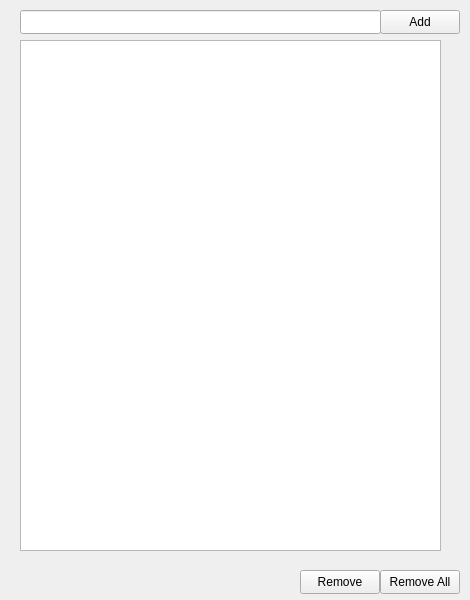
<?xml version="1.0" encoding="UTF-8"?>
<ui version="4.0">
 <class>MainWindow</class>
 <widget class="QMainWindow" name="MainWindow">
  <property name="geometry">
   <rect>
    <x>0</x>
    <y>0</y>
    <width>470</width>
    <height>600</height>
   </rect>
  </property>
  <property name="windowTitle">
   <string>MainWindow</string>
  </property>
  <widget class="QWidget" name="centralwidget">
   <widget class="QLineEdit" name="txtTask">
    <property name="geometry">
     <rect>
      <x>20</x>
      <y>10</y>
      <width>361</width>
      <height>24</height>
     </rect>
    </property>
   </widget>
   <widget class="QPushButton" name="addBtn">
    <property name="geometry">
     <rect>
      <x>380</x>
      <y>10</y>
      <width>80</width>
      <height>24</height>
     </rect>
    </property>
    <property name="text">
     <string>Add</string>
    </property>
   </widget>
   <widget class="QListWidget" name="listWidget">
    <property name="geometry">
     <rect>
      <x>20</x>
      <y>40</y>
      <width>421</width>
      <height>511</height>
     </rect>
    </property>
   </widget>
   <widget class="QPushButton" name="removeBtn">
    <property name="geometry">
     <rect>
      <x>300</x>
      <y>570</y>
      <width>80</width>
      <height>24</height>
     </rect>
    </property>
    <property name="text">
     <string>Remove</string>
    </property>
   </widget>
   <widget class="QPushButton" name="removeAllBtn">
    <property name="geometry">
     <rect>
      <x>380</x>
      <y>570</y>
      <width>80</width>
      <height>24</height>
     </rect>
    </property>
    <property name="text">
     <string>Remove All</string>
    </property>
   </widget>
  </widget>
 </widget>
 <resources/>
 <connections/>
</ui>
